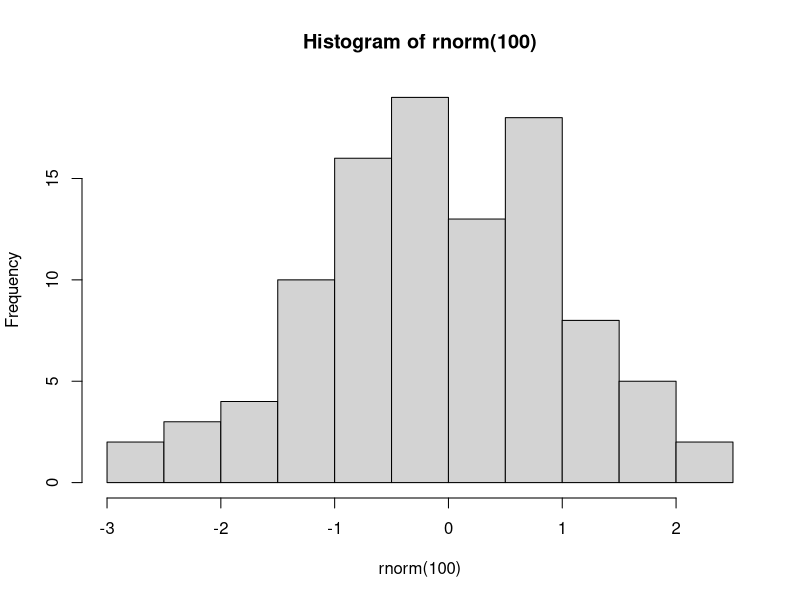

Here is the R script that generated this plot:
# [A] batch mode
# R CMD BATCH make_pdf.r

# [B] dialog mode
# R
# source("make_pdf.r")
# q()

pdf("xh.pdf")
hist(rnorm(100))
dev.off()

